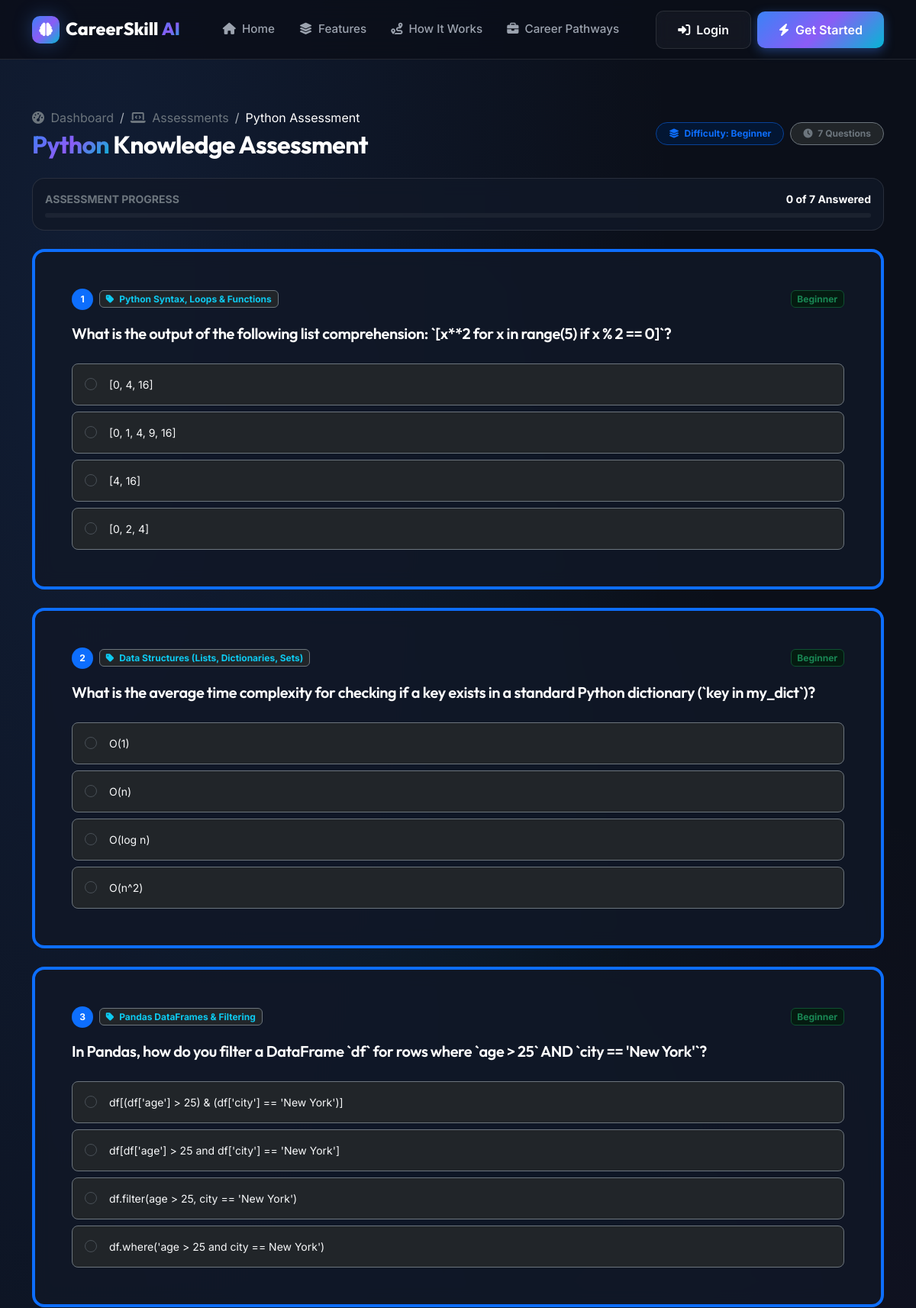
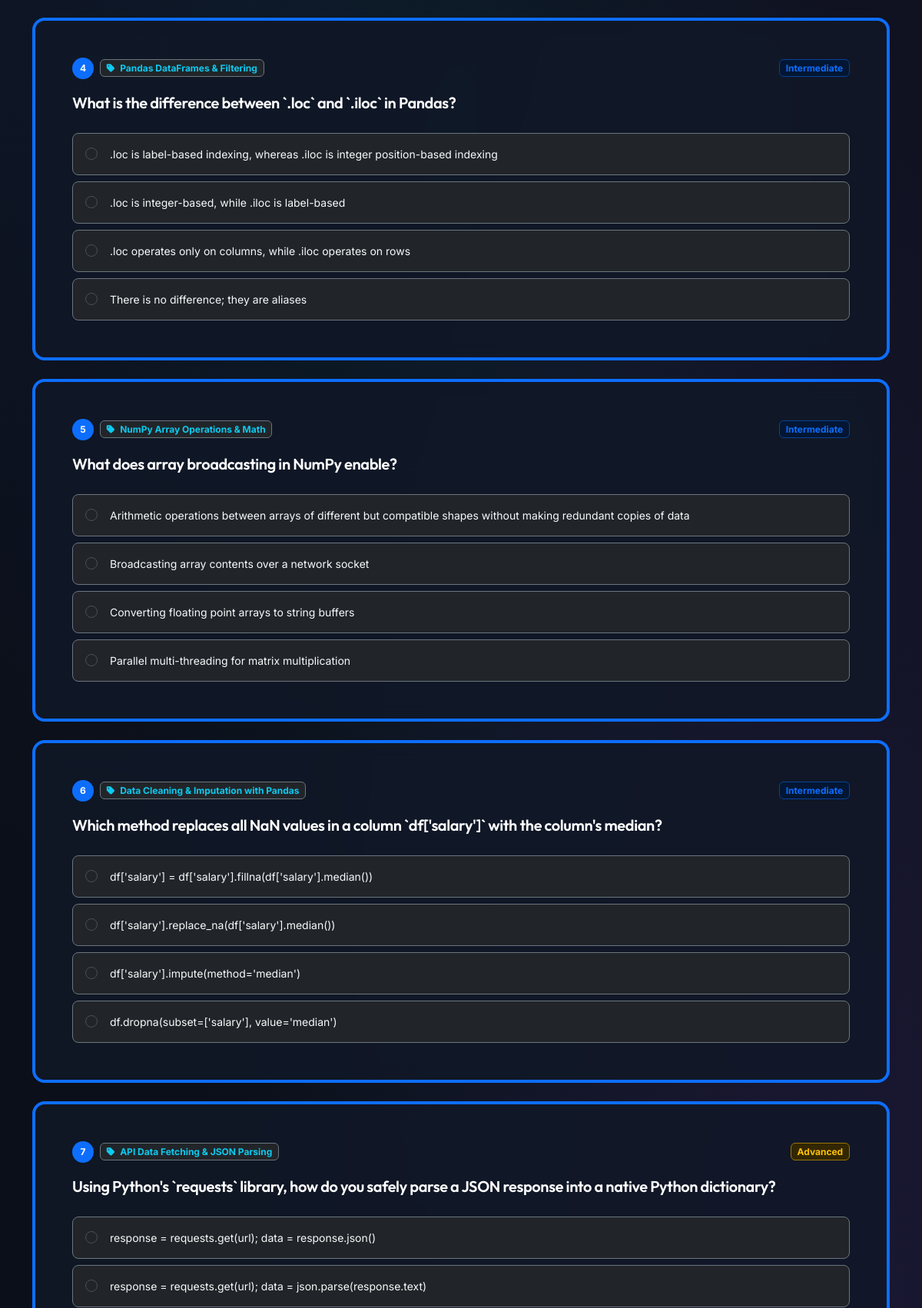
The page /assessment/start/Python (upper part) on the database its author committed (2 pictures, top to bottom).
### models/assessment.py (models this page shows, shortened)
class AssessmentQuestion(db.Model):
    __tablename__ = 'assessment_questions'
    id = db.Column(db.Integer, primary_key=True)
    skill = db.Column(db.String(120), nullable=False, index=True)  # e.g., 'SQL', 'Python', 'Excel', 'Power BI'
    topic = db.Column(db.String(150), nullable=False, index=True)  # e.g., 'INNER, LEFT & RIGHT JOINs'
    difficulty = db.Column(db.String(50), default='Intermediate')  # Beginner, Intermediate, Advanced
    question_type = db.Column(db.String(50), default='multiple_choice')  # multiple_choice, true_false, practical
    question_text = db.Column(db.Text, nullable=False)
    options_json = db.Column(db.Text, nullable=False)  # Serialized JSON list of choice strings
    correct_answer = db.Column(db.String(500), nullable=False)
    explanation = db.Column(db.Text, nullable=True)
    is_active = db.Column(db.Boolean, default=True)
    created_at = db.Column(db.DateTime, default=get_utc_now)
    def get_options(self):
        if not self.options_json:
            return []
        try:
            return json.loads(self.options_json)
        except Exception:
            return []
    def to_dict(self, include_correct=False):
        data = {
            'id': self.id,
            'skill': self.skill,
            'topic': self.topic,
            'difficulty': self.difficulty,
            'question_type': self.question_type,
            'question_text': self.question_text,
            'options': self.get_options()
        }
        if include_correct:
            data['correct_answer'] = self.correct_answer
            data['explanation'] = self.explanation
        return data

### app.py (the view)
    @app.route('/assessment/start/<skill_name>')
    def start_assessment_view(skill_name):
        user_id = session.get('user_id')
        user = db.session.get(User, user_id) if user_id else None
        tc = TargetCareer.query.filter_by(user_id=user.id).first() if user else None
        target_role = tc.career_name if tc else "Data Analyst"
        assessment_payload = assessment_service.generate_assessment(
            user=user,
            skill_name=skill_name,
            target_role=target_role,
            num_questions=8
        )
        return render_template(
            'assessment_take.html',
            user=user,
            assessment=assessment_payload
        )

### services/assessment_service.py (called while the page is built, shortened)
    def seed_questions_if_empty(self) -> int:
        try:
            count = AssessmentQuestion.query.count()
            if count > 0:
                return count
        except Exception as e:
            db.session.rollback()
            print(f"[-] Assessment question seeding error: {e}")
            return 0

### services/skill_normalizer.py (called while the page is built, shortened)
def clean_skill_key(text: str) -> str:
    if not text:
        return ""
    cleaned = text.lower()
    cleaned = re.sub(r'[^a-z0-9\s]', ' ', cleaned)
    cleaned = re.sub(r'\s+', ' ', cleaned).strip()
    return cleaned

def normalize_skill(skill_name: str) -> tuple[str, str]:
    if not skill_name or not skill_name.strip():
        return "", ""
    raw_name = skill_name.strip()
    clean_key = clean_skill_key(raw_name)
    raw_lower = raw_name.lower()
    if raw_lower in CANONICAL_SYNONYMS:
        canonical = CANONICAL_SYNONYMS[raw_lower]
        return canonical, clean_skill_key(canonical)

### templates/assessment_take.html (shortened to what this page needs)
{% extends 'base.html' %}
{% block content %}
<div class="container py-5" id="take-assessment-root">
    <div class="d-flex flex-wrap justify-content-between align-items-center mb-4 gap-3">
        <div>
            <nav aria-label="breadcrumb">
                <ol class="breadcrumb mb-1">
                    <li class="breadcrumb-item"><a href="{{ url_for('dashboard') }}" class="text-secondary text-decoration-none"><i class="fa-solid fa-gauge-high me-1"></i> Dashboard</a></li>
                    <li class="breadcrumb-item"><a href="{{ url_for('assessment_hub') }}" class="text-secondary text-decoration-none"><i class="fa-solid fa-laptop-code me-1"></i> Assessments</a></li>
                    <li class="breadcrumb-item active text-white" aria-current="page">{{ assessment.skill_name }} Assessment</li>
                </ol>
            </nav>
            <h1 class="h2 fw-bold text-white mb-0">
                <span class="text-gradient">{{ assessment.skill_name }}</span> Knowledge Assessment
            </h1>
        </div>
        <div class="d-flex align-items-center gap-2">
            <span class="badge bg-primary-subtle text-primary border border-primary-subtle px-3 py-2 rounded-pill fw-bold">
                <i class="fa-solid fa-layer-group me-1"></i> Difficulty: {{ assessment.difficulty }}
            </span>
            <span class="badge bg-dark border border-secondary text-secondary px-3 py-2 rounded-pill">
                <i class="fa-solid fa-clock me-1"></i> {{ assessment.total_questions }} Questions
            </span>
        </div>
    </div>
    <div class="glass-card mb-4 p-3">
        <div class="d-flex justify-content-between align-items-center mb-2">
            <span class="text-secondary small fw-bold text-uppercase">Assessment Progress</span>
            <span class="text-white small fw-bold" id="progress-text">0 of {{ assessment.total_questions }} Answered</span>
        </div>
        <div class="progress" style="height: 6px; background-color: rgba(255,255,255,0.05);">
        </div>
    </div>
    <form id="assessment-form" action="{{ url_for('submit_assessment_action') }}" method="POST">
        <div class="d-flex flex-column gap-4" id="questions-container">
            {% for q in assessment.questions %}
            <div class="glass-card p-4 p-md-5 border-start border-4 border-primary question-card" data-question-id="{{ q.id }}">
                <div class="d-flex justify-content-between align-items-center mb-3 flex-wrap gap-2">
                    <div class="d-flex align-items-center gap-2">
                        <span class="badge bg-primary text-white rounded-circle d-inline-flex align-items-center justify-content-center" style="width: 28px; height: 28px;">
                            {{ loop.index }}
                        </span>
                        <span class="badge bg-dark border border-secondary text-info small">
                            <i class="fa-solid fa-tag me-1"></i> {{ q.topic }}
                        </span>
                    </div>
                    <span class="badge {% if q.difficulty == 'Beginner' %}bg-success-subtle text-success border border-success-subtle{% elif q.difficulty == 'Intermediate' %}bg-primary-subtle text-primary border border-primary-subtle{% else %}bg-warning-subtle text-warning border border-warning-subtle{% endif %} x-small">
                        {{ q.difficulty }}
                    </span>
                </div>
                <h3 class="h5 fw-semibold text-white mb-4 lh-base">
                    {{ q.question_text }}
                </h3>
                <div class="options-group d-flex flex-column gap-2">
                    {% for opt in q.options %}
                    <label class="p-3 rounded-3 bg-dark border border-secondary d-flex align-items-center gap-3 cursor-pointer option-label transition-all" style="cursor: pointer;">
                        <input type="radio" name="q_{{ q.id }}" value="{{ opt }}" class="form-check-input mt-0 answer-radio" style="cursor: pointer;">
                        <span class="text-light small flex-grow-1">{{ opt }}</span>
                    </label>
                    {% endfor %}
                </div>
            </div>
            {% endfor %}
        </div>
    </form>
</div>
{% endblock %}

### static/css/style.css (style rules this page uses)
:root { --bg-primary: #0b0f19; --bg-secondary: #111827; --bg-card: rgba(17, 24, 39, 0.85); --bg-glass: rgba(255, 255, 255, 0.03); --border-color: rgba(255, 255, 255, 0.1); --border-hover: rgba(59, 130, 246, 0.5); --text-primary: #f9fafb; --text-secondary: #9ca3af; --text-muted: #6b7280; --accent-blue: #3b82f6; --accent-cyan: #06b6d4; --accent-purple: #8b5cf6; --accent-gradient: linear-gradient(135deg, #3b82f6 0%, #8b5cf6 50%, #06b6d4 100%); --glow-blue: 0 0 25px rgba(59, 130, 246, 0.35); --glow-purple: 0 0 25px rgba(139, 92, 246, 0.35); --font-main: 'Inter', -apple-system, BlinkMacSystemFont, 'Segoe UI', Roboto, sans-serif; --font-heading: 'Outfit', 'Inter', sans-serif; }
body { background-color: var(--bg-primary); color: var(--text-primary); font-family: var(--font-main); min-height: 100vh; display: flex; flex-direction: column; overflow-x: hidden; background-image: radial-gradient(at 10% 10%, rgba(59, 130, 246, 0.12) 0px, transparent 50%), radial-gradient(at 90% 90%, rgba(139, 92, 246, 0.12) 0px, transparent 50%), radial-gradient(at 50% 50%, rgba(6, 182, 212, 0.06) 0px, transparent 60%); background-attachment: fixed; }
h1, h2, h3, h4, h5, h6 { font-family: var(--font-heading); font-weight: 700; letter-spacing: -0.02em; }
.text-gradient { background: var(--accent-gradient); -webkit-background-clip: text; -webkit-text-fill-color: transparent; display: inline-block; }
.glass-card { background: var(--bg-card); border: 1px solid var(--border-color); border-radius: 16px; padding: 2rem; transition: all 0.3s ease; backdrop-filter: blur(12px); -webkit-backdrop-filter: blur(12px); height: 100%; }
.x-small { font-size: 0.75rem; }

### rows shown on the page
AssessmentQuestion: topic "Python Syntax, Loops & Functions", difficulty "Beginner", question_text "What is the output of the following list comprehension: `[x**2 for x in range(5) if x % 2 == 0]`?", options "[0, 4, 16]" "[0, 1, 4, 9, 16]" "[4, 16]" "[0, 2, 4]"
AssessmentQuestion: topic "Data Structures (Lists, Dictionaries, Sets)", difficulty "Beginner", question_text "What is the average time complexity for checking if a key exists in a standard Python dictionary (`key in my_dict`)?", options "O(1)" "O(n)" "O(log n)" "O(n^2)"
AssessmentQuestion: topic "Pandas DataFrames & Filtering", difficulty "Beginner", question_text "In Pandas, how do you filter a DataFrame `df` for rows where `age > 25` AND `city == 'New York'`?", options "df[(df['age'] > 25) & (df['city'] == 'New York')]" "df[df['age'] > 25 and df['city'] == 'New York']" "df.filter(age > 25, city == 'New York')" "df.where('age > 25 and city == New York')"
AssessmentQuestion: topic "Pandas DataFrames & Filtering", difficulty "Intermediate", question_text "What is the difference between `.loc` and `.iloc` in Pandas?", options ".loc is label-based indexing, whereas .iloc is integer position-based indexing" ".loc is integer-based, while .iloc is label-based" ".loc operates only on columns, while .iloc operates on rows" "There is no difference; they are aliases"
AssessmentQuestion: topic "NumPy Array Operations & Math", difficulty "Intermediate", question_text "What does array broadcasting in NumPy enable?", options "Arithmetic operations between arrays of different but compatible shapes without making redundant copies of data" "Broadcasting array contents over a network socket" "Converting floating point arrays to string buffers" "Parallel multi-threading for matrix multiplication"
AssessmentQuestion: topic "Data Cleaning & Imputation with Pandas", difficulty "Intermediate", question_text "Which method replaces all NaN values in a column `df['salary']` with the column's median?", options "df['salary'] = df['salary'].fillna(df['salary'].median())" "df['salary'].replace_na(df['salary'].median())" "df['salary'].impute(method='median')" "df.dropna(subset=['salary'], value='median')"
AssessmentQuestion: topic "API Data Fetching & JSON Parsing", difficulty "Advanced", question_text "Using Python's `requests` library, how do you safely parse a JSON response into a native Python dictionary?", options "response = requests.get(url); data = response.json()" "response = requests.get(url); data = json.parse(response.text)"

### other values the page prints
{{ assessment.skill_name }} "Python"
{{ assessment.difficulty }} "Beginner"
{{ assessment.total_questions }} "7"
